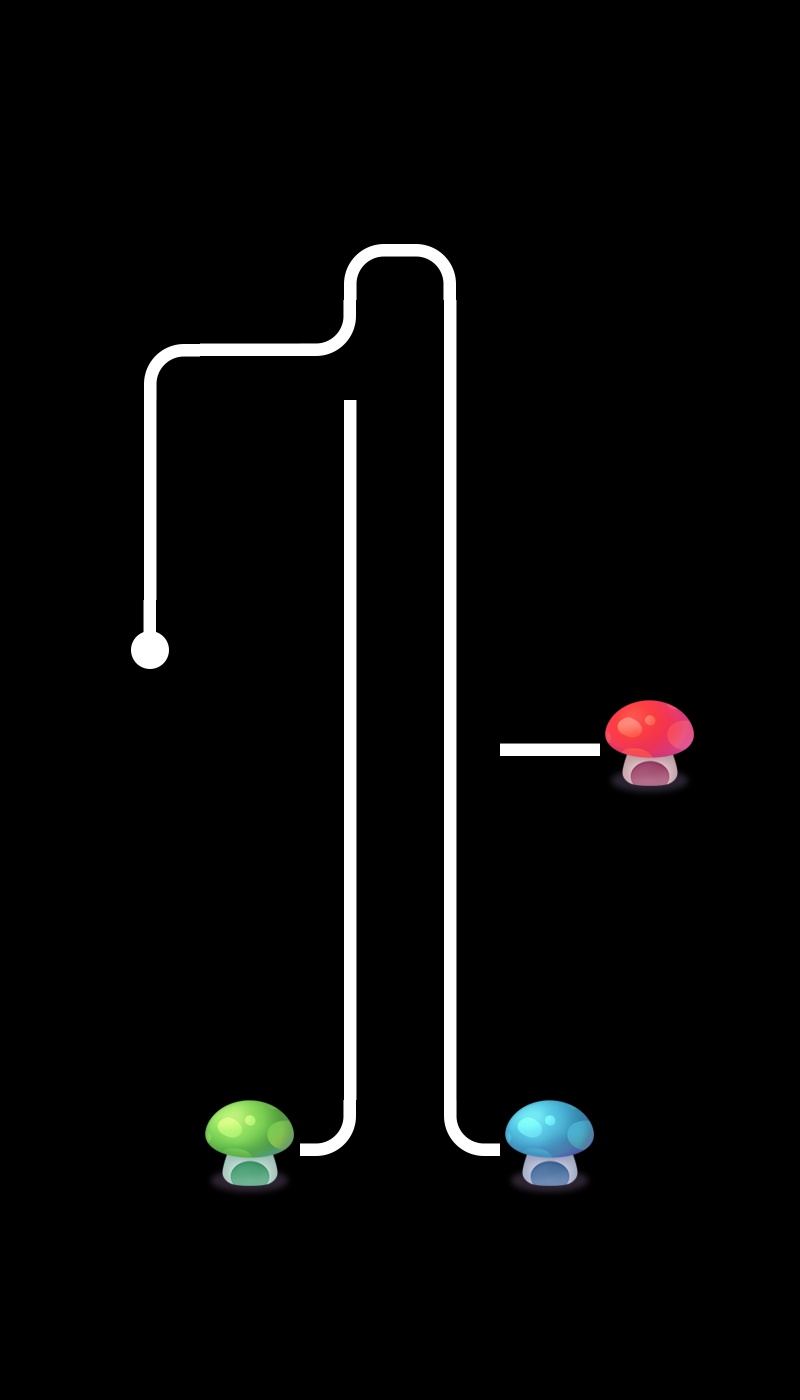

Tiled map render using the project's own tile images. Description and the map definition, with tile-layer contents summarised, below:
An orthogonal 8x14 tile map with 100x100 px tiles, 1 tile layer (layer0) and 2 objects.

<map version="1.0" orientation="orthogonal" renderorder="right-down" width="8" height="14" tilewidth="100" tileheight="100" nextobjectid="3">
 <tileset firstgid="1" name="tiled" tilewidth="100" tileheight="100">
  <image source="tiled.png" width="500" height="400" />
 </tileset>
 <layer name="layer0" width="8" height="14">
  <data>[112 cells, 29 non-empty, 10 distinct tile ids]</data>
 </layer>
 <objectgroup name="object1">
  <object id="1" x="324.243" y="330.303" width="45.4545" height="42.4242">
   <properties>
    <property name="id" value="0" />
   </properties>
  </object>
  <object id="2" x="421.212" y="718.182" width="51.5152" height="51.5152">
   <properties>
    <property name="id" value="1" />
   </properties>
  </object>
 </objectgroup>
</map>
